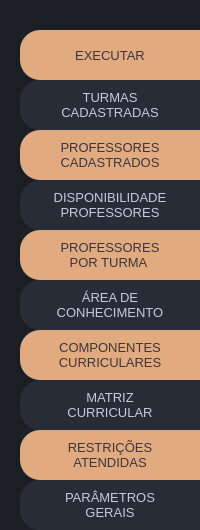
       <widget class="QWidget" name="w_menu_lateral" native="true">
        <property name="minimumSize">
         <size>
          <width>200</width>
          <height>520</height>
         </size>
        </property>
        <property name="maximumSize">
         <size>
          <width>256</width>
          <height>16777215</height>
         </size>
        </property>
        <property name="cursor">
         <cursorShape>ArrowCursor</cursorShape>
        </property>
        <property name="styleSheet">
         <string notr="true">background-color: rgb(27, 30, 35);</string>
        </property>
        <layout class="QVBoxLayout" name="verticalLayout_4">
         <property name="spacing">
          <number>0</number>
         </property>
         <property name="leftMargin">
          <number>0</number>
         </property>
         <property name="topMargin">
          <number>30</number>
         </property>
         <property name="rightMargin">
          <number>0</number>
         </property>
         <property name="bottomMargin">
          <number>0</number>
         </property>
         <item>
          <widget class="QPushButton" name="btnGerar">
           <property name="minimumSize">
            <size>
             <width>160</width>
             <height>50</height>
            </size>
           </property>
           <property name="font">
            <font>
             <pointsize>10</pointsize>
            </font>
           </property>
           <property name="cursor">
            <cursorShape>PointingHandCursor</cursorShape>
           </property>
           <property name="styleSheet">
            <string notr="true">QPushButton{
margin-left:20px;
border-top-left-radius:20px;
border-bottom-left-radius:20px;
border:0px solid;
	background-color: rgb(226, 171, 127);
	color: rgb(58, 53, 63);
}
QPushButton:hover{
background-color: rgb(192, 88, 80);
	color: rgb(0, 0, 0);
}
QPushButton:pressed{
background-color: rgb(52, 52, 52);
}</string>
           </property>
           <property name="text">
            <string>EXECUTAR</string>
           </property>
           <property name="iconSize">
            <size>
             <width>32</width>
             <height>32</height>
            </size>
           </property>
          </widget>
         </item>
         <item>
          <widget class="QPushButton" name="btnTurmas">
           <property name="minimumSize">
            <size>
             <width>160</width>
             <height>50</height>
            </size>
           </property>
           <property name="font">
            <font>
             <pointsize>10</pointsize>
            </font>
           </property>
           <property name="cursor">
            <cursorShape>PointingHandCursor</cursorShape>
           </property>
           <property name="styleSheet">
            <string notr="true">QPushButton{
margin-left:20px;
border-top-left-radius:20px;
border-bottom-left-radius:20px;
border:0px solid;
	background-color: rgb(39, 44, 54);
color: rgb(195, 204, 223);
}
QPushButton:hover{
background-color: rgb(52, 59, 72);
	color: rgb(86, 138, 242);
}
QPushButton:pressed{
background-color: rgb(52, 52, 52);
}</string>
           </property>
           <property name="text">
            <string>TURMAS
CADASTRADAS</string>
           </property>
           <property name="iconSize">
            <size>
             <width>32</width>
             <height>32</height>
            </size>
           </property>
          </widget>
         </item>
         <item>
          <widget class="QPushButton" name="btnProfessores">
           <property name="minimumSize">
            <size>
             <width>160</width>
             <height>50</height>
            </size>
           </property>
           <property name="font">
            <font>
             <pointsize>10</pointsize>
            </font>
           </property>
           <property name="cursor">
            <cursorShape>PointingHandCursor</cursorShape>
           </property>
           <property name="styleSheet">
            <string notr="true">QPushButton{
margin-left:20px;
border-top-left-radius:20px;
border-bottom-left-radius:20px;
border:0px solid;
	background-color: rgb(226, 171, 127);
	color: rgb(58, 53, 63);
}
QPushButton:hover{
background-color: rgb(52, 59, 72);
color: rgb(86, 138, 242);
}
QPushButton:pressed{
background-color: rgb(52, 52, 52);
}</string>
           </property>
           <property name="text">
            <string>PROFESSORES
CADASTRADOS</string>
           </property>
           <property name="iconSize">
            <size>
             <width>32</width>
             <height>32</height>
            </size>
           </property>
          </widget>
         </item>
         <item>
          <widget class="QPushButton" name="btnDisponibilidades">
           <property name="minimumSize">
            <size>
             <width>160</width>
             <height>50</height>
            </size>
           </property>
           <property name="font">
            <font>
             <pointsize>10</pointsize>
            </font>
           </property>
           <property name="cursor">
            <cursorShape>PointingHandCursor</cursorShape>
           </property>
           <property name="styleSheet">
            <string notr="true">QPushButton{
margin-left:20px;
border-top-left-radius:20px;
border-bottom-left-radius:20px;
border:0px solid;
	background-color: rgb(39, 44, 54);
color: rgb(195, 204, 223);
}
QPushButton:hover{
background-color: rgb(52, 59, 72);
	color: rgb(86, 138, 242);
}
QPushButton:pressed{
background-color: rgb(52, 52, 52);
}</string>
           </property>
           <property name="text">
            <string>DISPONIBILIDADE
PROFESSORES</string>
           </property>
           <property name="iconSize">
            <size>
             <width>32</width>
             <height>32</height>
            </size>
           </property>
          </widget>
         </item>
         <item>
          <widget class="QPushButton" name="btnCargaHoraria">
           <property name="minimumSize">
            <size>
             <width>160</width>
             <height>50</height>
            </size>
           </property>
           <property name="font">
            <font>
             <pointsize>10</pointsize>
            </font>
           </property>
           <property name="cursor">
            <cursorShape>PointingHandCursor</cursorShape>
           </property>
           <property name="styleSheet">
            <string notr="true">QPushButton{
margin-left:20px;
border-top-left-radius:20px;
border-bottom-left-radius:20px;
border:0px solid;
	background-color: rgb(226, 171, 127);
	color: rgb(58, 53, 63);
}
QPushButton:hover{
background-color: rgb(52, 59, 72);
color: rgb(86, 138, 242);
}
QPushButton:pressed{
background-color: rgb(52, 52, 52);
}</string>
           </property>
           <property name="text">
            <string>PROFESSORES
POR TURMA </string>
           </property>
           <property name="iconSize">
            <size>
             <width>32</width>
             <height>32</height>
            </size>
           </property>
          </widget>
         </item>
         <item>
          <widget class="QPushButton" name="btnArea">
           <property name="minimumSize">
            <size>
             <width>160</width>
             <height>50</height>
            </size>
           </property>
           <property name="font">
            <font>
             <pointsize>10</pointsize>
            </font>
           </property>
           <property name="cursor">
            <cursorShape>PointingHandCursor</cursorShape>
           </property>
           <property name="styleSheet">
            <string notr="true">QPushButton{
margin-left:20px;
border-top-left-radius:20px;
border-bottom-left-radius:20px;
border:0px solid;
	background-color: rgb(39, 44, 54);
color: rgb(195, 204, 223);
}
QPushButton:hover{
background-color: rgb(52, 59, 72);
	color: rgb(86, 138, 242);
}
QPushButton:pressed{
background-color: rgb(52, 52, 52);
}</string>
           </property>
           <property name="text">
            <string>ÁREA DE
CONHECIMENTO</string>
           </property>
           <property name="iconSize">
            <size>
             <width>32</width>
             <height>32</height>
            </size>
           </property>
          </widget>
         </item>
         <item>
          <widget class="QPushButton" name="btnComponente">
           <property name="minimumSize">
            <size>
             <width>160</width>
             <height>50</height>
            </size>
           </property>
           <property name="font">
            <font>
             <pointsize>10</pointsize>
            </font>
           </property>
           <property name="cursor">
            <cursorShape>PointingHandCursor</cursorShape>
           </property>
           <property name="styleSheet">
            <string notr="true">QPushButton{
margin-left:20px;
border-top-left-radius:20px;
border-bottom-left-radius:20px;
border:0px solid;
	background-color: rgb(226, 171, 127);
	color: rgb(58, 53, 63);
}
QPushButton:hover{
background-color: rgb(52, 59, 72);
color: rgb(86, 138, 242);
}
QPushButton:pressed{
background-color: rgb(52, 52, 52);
}</string>
           </property>
           <property name="text">
            <string>COMPONENTES
CURRICULARES</string>
           </property>
           <property name="iconSize">
            <size>
             <width>32</width>
             <height>32</height>
            </size>
           </property>
          </widget>
         </item>
         <item>
          <widget class="QPushButton" name="btnMatriz">
           <property name="minimumSize">
            <size>
             <width>160</width>
             <height>50</height>
            </size>
           </property>
           <property name="font">
            <font>
             <pointsize>10</pointsize>
            </font>
           </property>
           <property name="cursor">
            <cursorShape>PointingHandCursor</cursorShape>
           </property>
           <property name="styleSheet">
            <string notr="true">QPushButton{
margin-left:20px;
border-top-left-radius:20px;
border-bottom-left-radius:20px;
border:0px solid;
	background-color: rgb(39, 44, 54);
color: rgb(195, 204, 223);
}
QPushButton:hover{
background-color: rgb(52, 59, 72);
	color: rgb(86, 138, 242);
}
QPushButton:pressed{
background-color: rgb(52, 52, 52);
}</string>
           </property>
           <property name="text">
            <string>MATRIZ
CURRICULAR</string>
           </property>
           <property name="iconSize">
            <size>
             <width>32</width>
             <height>32</height>
            </size>
           </property>
          </widget>
         </item>
         <item>
          <widget class="QPushButton" name="btnRestricoes">
           <property name="minimumSize">
            <size>
             <width>160</width>
             <height>50</height>
            </size>
           </property>
           <property name="font">
            <font>
             <pointsize>10</pointsize>
            </font>
           </property>
           <property name="cursor">
            <cursorShape>PointingHandCursor</cursorShape>
           </property>
           <property name="layoutDirection">
            <enum>Qt::LeftToRight</enum>
           </property>
           <property name="styleSheet">
            <string notr="true">QPushButton{
margin-left:20px;
border-top-left-radius:20px;
border-bottom-left-radius:20px;
border:0px solid;
	background-color: rgb(226, 171, 127);
	color: rgb(58, 53, 63);
}
QPushButton:hover{
background-color: rgb(52, 59, 72);
color: rgb(86, 138, 242);
}
QPushButton:pressed{
background-color: rgb(52, 52, 52);
}</string>
           </property>
           <property name="text">
            <string>RESTRIÇÕES
ATENDIDAS</string>
           </property>
           <property name="iconSize">
            <size>
             <width>32</width>
             <height>32</height>
            </size>
           </property>
          </widget>
         </item>
         <item>
          <widget class="QPushButton" name="btnConfiguracoes">
           <property name="enabled">
            <bool>true</bool>
           </property>
           <property name="minimumSize">
            <size>
             <width>160</width>
             <height>50</height>
            </size>
           </property>
           <property name="sizeIncrement">
            <size>
             <width>0</width>
             <height>0</height>
            </size>
           </property>
           <property name="baseSize">
            <size>
             <width>0</width>
             <height>0</height>
            </size>
           </property>
           <property name="font">
            <font>
             <pointsize>10</pointsize>
            </font>
           </property>
           <property name="cursor">
            <cursorShape>PointingHandCursor</cursorShape>
           </property>
           <property name="layoutDirection">
            <enum>Qt::LeftToRight</enum>
           </property>
           <property name="styleSheet">
            <string notr="true">QPushButton{
margin-left:20px;
border-top-left-radius:20px;
border-bottom-left-radius:20px;
border:0px solid;
	background-color: rgb(39, 44, 54);
color: rgb(195, 204, 223);
}
QPushButton:hover{
background-color: rgb(52, 59, 72);
	color: rgb(86, 138, 242);
}
QPushButton:pressed{
background-color: rgb(52, 52, 52);
}</string>
           </property>
           <property name="text">
            <string>PARÂMETROS
GERAIS</string>
           </property>
           <property name="iconSize">
            <size>
             <width>32</width>
             <height>32</height>
            </size>
           </property>
          </widget>
         </item>
         <item>
          <widget class="QFrame" name="frame">
           <property name="maximumSize">
            <size>
             <width>16777215</width>
             <height>30</height>
            </size>
           </property>
           <property name="frameShape">
            <enum>QFrame::StyledPanel</enum>
           </property>
           <property name="frameShadow">
            <enum>QFrame::Raised</enum>
           </property>
          </widget>
         </item>
        </layout>
       </widget>
